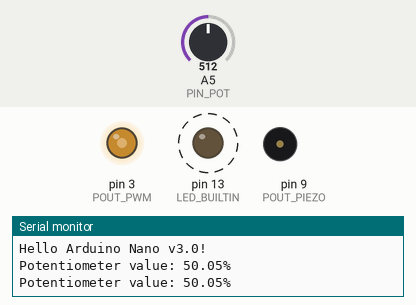
This sketch was run on a simulated Arduino Nano, built with avr-gcc and run on an emulated ATmega328P. Parts: output pins drawn as LEDs (lit = HIGH), buzzer (waves = sounding), the last lines printed to the serial monitor. Dashed ring = blinking. The test bench sets the inputs (shaded band); at power-on: A5 (PIN_POT) = 512.

Above: at 1.37 s.
1.8 s: A5 (PIN_POT) set to 716
At 2.12 s:
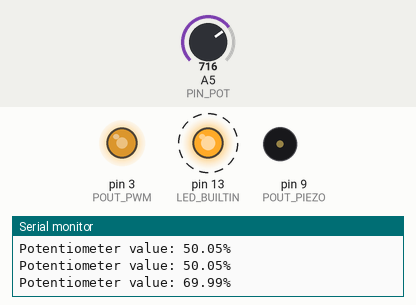
4.8 s: A5 (PIN_POT) set to 900
At 5.13 s:
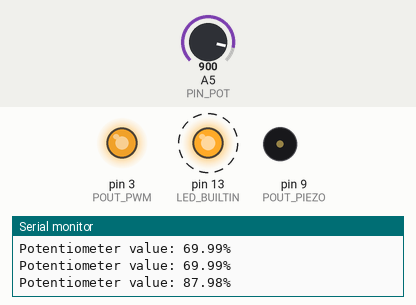
7.8 s: A5 (PIN_POT) set to 122
At 8.13 s:
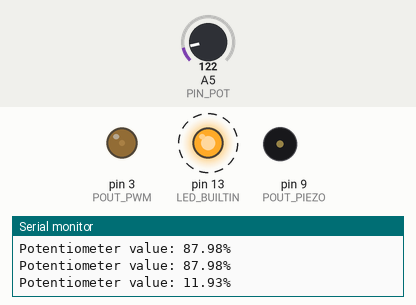
10.8 s: A5 (PIN_POT) set to 0
At 11.14 s:
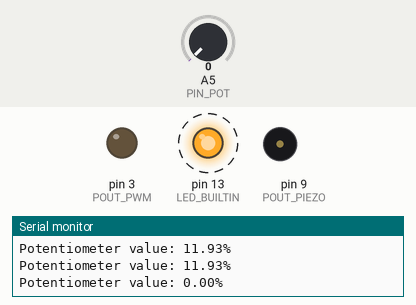
Timing chart, 0 to 14.8 s (numbered marks = the images above; inputs shaded):
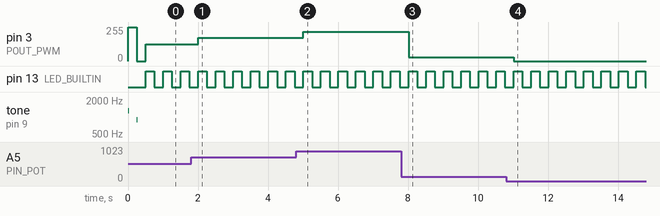

The sketch:

Arduino_Nano_v3_Simulation.ino
```cpp
#define PIN_POT     A5
#define POUT_PIEZO    9
#define POUT_PWM     3
#define LED_BUILTIN 13

void setup() {

    Serial.begin(115200);

    pinMode(LED_BUILTIN, OUTPUT);
    pinMode(POUT_PIEZO, OUTPUT);
    pinMode(POUT_PWM, OUTPUT);
    pinMode(PIN_POT, INPUT);

    digitalWrite(POUT_PWM, HIGH);
    tone(POUT_PIEZO, 1300, 20);
    delay(250);

    digitalWrite(POUT_PWM, LOW);
    tone(POUT_PIEZO, 900, 20);
    delay(250);
    digitalWrite(POUT_PWM, HIGH);

    Serial.println("Hello Arduino Nano v3.0!");
}

void loop() {
    int pot_adc = analogRead(PIN_POT);
    float pot_value = pot_adc/1023.0 * 100.0;

    Serial.print("Potentiometer value: ");
    Serial.print(pot_value);
    Serial.println("%");

    analogWrite(POUT_PWM, (int) pot_value/100.0 * 255);

    digitalWrite(LED_BUILTIN, HIGH);
    delay(250);
    digitalWrite(LED_BUILTIN, LOW);
    delay(250);
}
```

Measured:
- after the input at 1.8 s, pin 3 (POUT_PWM): 127/255 → 175/255 after 0.20 s
- after the input at 4.8 s, pin 3 (POUT_PWM): 175/255 → 221/255 after 0.21 s
- after the input at 7.8 s, pin 3 (POUT_PWM): 221/255 → 28/255 after 0.21 s
- after the input at 10.8 s, pin 3 (POUT_PWM): 28/255 → 0/255 after 0.22 s
- by itself, pin 13 (LED_BUILTIN): alternates HIGH for 0.25 s and LOW for 0.25 s
